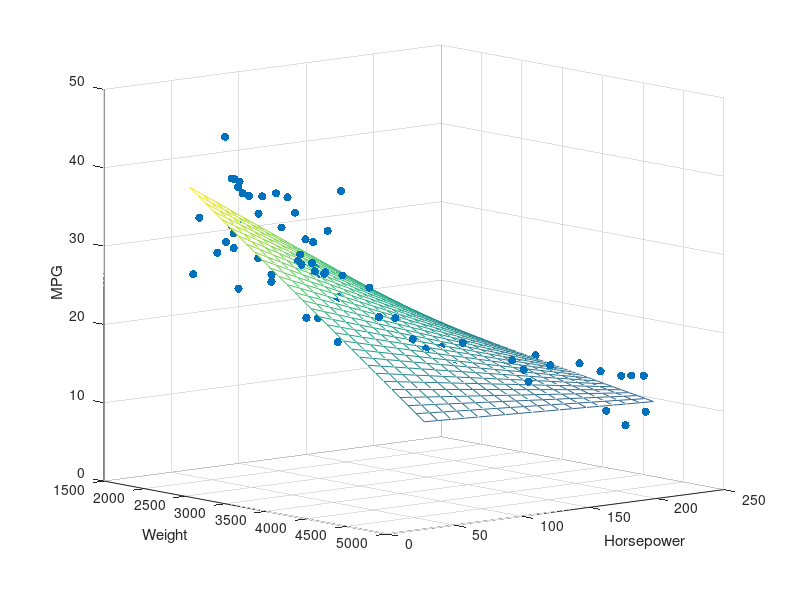

Write the MATLAB code that produced this figure.
load carsmall 
x1 = Weight; 
x2 = Horsepower;
y = MPG;  
X = [ones(size(x1)) x1 x2 x1.*x2]; 
b = regress(y,X)
scatter3(x1,x2,y,'filled')
hold on 
x1fit = min(x1):100:max(x1);
x2fit = min(x2):10:max(x2);
[X1FIT,X2FIT] = meshgrid(x1fit,x2fit);
YFIT = b(1) + b(2)*X1FIT + b(3)*X2FIT + b(4)*X1FIT.*X2FIT;
mesh(X1FIT,X2FIT,YFIT) 
xlabel('Weight') 
ylabel('Horsepower') 
zlabel('MPG') 
view(50,10) 
hold off